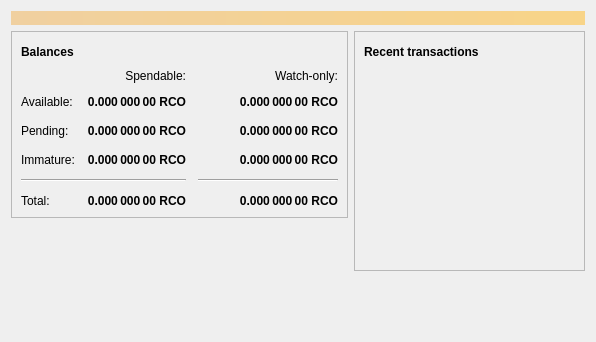
<?xml version="1.0" encoding="UTF-8"?>
<ui version="4.0">
 <class>OverviewPage</class>
 <widget class="QWidget" name="OverviewPage">
  <property name="geometry">
   <rect>
    <x>0</x>
    <y>0</y>
    <width>596</width>
    <height>342</height>
   </rect>
  </property>
  <property name="windowTitle">
   <string>Form</string>
  </property>
  <layout class="QVBoxLayout" name="topLayout">
   <item>
    <widget class="QLabel" name="labelAlerts">
     <property name="visible">
      <bool>false</bool>
     </property>
     <property name="styleSheet">
      <string notr="true">QLabel { background-color: qlineargradient(x1: 0, y1: 0, x2: 1, y2: 0, stop:0 #F0D0A0, stop:1 #F8D488); color:#000000; }</string>
     </property>
     <property name="wordWrap">
      <bool>true</bool>
     </property>
     <property name="margin">
      <number>3</number>
     </property>
     <property name="textInteractionFlags">
      <set>Qt::TextSelectableByMouse</set>
     </property>
    </widget>
   </item>
   <item>
    <layout class="QHBoxLayout" name="horizontalLayout" stretch="1,1">
     <item>
      <layout class="QVBoxLayout" name="verticalLayout_2">
       <item>
        <widget class="QFrame" name="frame">
         <property name="frameShape">
          <enum>QFrame::StyledPanel</enum>
         </property>
         <property name="frameShadow">
          <enum>QFrame::Raised</enum>
         </property>
         <layout class="QVBoxLayout" name="verticalLayout_4">
          <item>
           <layout class="QHBoxLayout" name="horizontalLayout_4">
            <item>
             <widget class="QLabel" name="label_5">
              <property name="font">
               <font>
                <weight>75</weight>
                <bold>true</bold>
               </font>
              </property>
              <property name="text">
               <string>Balances</string>
              </property>
             </widget>
            </item>
            <item>
             <widget class="QPushButton" name="labelWalletStatus">
              <property name="enabled">
               <bool>true</bool>
              </property>
              <property name="maximumSize">
               <size>
                <width>30</width>
                <height>16777215</height>
               </size>
              </property>
              <property name="toolTip">
               <string>The displayed information may be out of date. Your wallet automatically synchronizes with the Bitcoin network after a connection is established, but this process has not completed yet.</string>
              </property>
              <property name="text">
               <string/>
              </property>
              <property name="icon">
               <iconset resource="../bitcoin.qrc">
                <normaloff>:/icons/warning</normaloff>
                <disabledoff>:/icons/warning</disabledoff>:/icons/warning</iconset>
              </property>
              <property name="iconSize">
               <size>
                <width>24</width>
                <height>24</height>
               </size>
              </property>
              <property name="flat">
               <bool>true</bool>
              </property>
             </widget>
            </item>
            <item>
             <spacer name="horizontalSpacer_3">
              <property name="orientation">
               <enum>Qt::Horizontal</enum>
              </property>
              <property name="sizeHint" stdset="0">
               <size>
                <width>40</width>
                <height>20</height>
               </size>
              </property>
             </spacer>
            </item>
           </layout>
          </item>
          <item>
           <layout class="QGridLayout" name="gridLayout">
            <property name="spacing">
             <number>12</number>
            </property>
            <item row="2" column="2">
             <widget class="QLabel" name="labelWatchPending">
              <property name="font">
               <font>
                <weight>75</weight>
                <bold>true</bold>
               </font>
              </property>
              <property name="cursor">
               <cursorShape>IBeamCursor</cursorShape>
              </property>
              <property name="toolTip">
               <string>Unconfirmed transactions to watch-only addresses</string>
              </property>
              <property name="text">
               <string notr="true">0.000 000 00 RCO</string>
              </property>
              <property name="alignment">
               <set>Qt::AlignRight|Qt::AlignTrailing|Qt::AlignVCenter</set>
              </property>
              <property name="textInteractionFlags">
               <set>Qt::LinksAccessibleByMouse|Qt::TextSelectableByKeyboard|Qt::TextSelectableByMouse</set>
              </property>
             </widget>
            </item>
            <item row="2" column="1">
             <widget class="QLabel" name="labelUnconfirmed">
              <property name="font">
               <font>
                <weight>75</weight>
                <bold>true</bold>
               </font>
              </property>
              <property name="cursor">
               <cursorShape>IBeamCursor</cursorShape>
              </property>
              <property name="toolTip">
               <string>Total of transactions that have yet to be confirmed, and do not yet count toward the spendable balance</string>
              </property>
              <property name="text">
               <string notr="true">0.000 000 00 RCO</string>
              </property>
              <property name="alignment">
               <set>Qt::AlignRight|Qt::AlignTrailing|Qt::AlignVCenter</set>
              </property>
              <property name="textInteractionFlags">
               <set>Qt::LinksAccessibleByMouse|Qt::TextSelectableByKeyboard|Qt::TextSelectableByMouse</set>
              </property>
             </widget>
            </item>
            <item row="3" column="2">
             <widget class="QLabel" name="labelWatchImmature">
              <property name="font">
               <font>
                <weight>75</weight>
                <bold>true</bold>
               </font>
              </property>
              <property name="cursor">
               <cursorShape>IBeamCursor</cursorShape>
              </property>
              <property name="toolTip">
               <string>Mined balance in watch-only addresses that has not yet matured</string>
              </property>
              <property name="text">
               <string notr="true">0.000 000 00 RCO</string>
              </property>
              <property name="alignment">
               <set>Qt::AlignRight|Qt::AlignTrailing|Qt::AlignVCenter</set>
              </property>
              <property name="textInteractionFlags">
               <set>Qt::LinksAccessibleByMouse|Qt::TextSelectableByKeyboard|Qt::TextSelectableByMouse</set>
              </property>
             </widget>
            </item>
            <item row="4" column="0" colspan="2">
             <widget class="Line" name="line">
              <property name="orientation">
               <enum>Qt::Horizontal</enum>
              </property>
             </widget>
            </item>
            <item row="4" column="2">
             <widget class="Line" name="lineWatchBalance">
              <property name="sizePolicy">
               <sizepolicy hsizetype="Preferred" vsizetype="Fixed">
                <horstretch>0</horstretch>
                <verstretch>0</verstretch>
               </sizepolicy>
              </property>
              <property name="minimumSize">
               <size>
                <width>140</width>
                <height>0</height>
               </size>
              </property>
              <property name="orientation">
               <enum>Qt::Horizontal</enum>
              </property>
             </widget>
            </item>
            <item row="5" column="0">
             <widget class="QLabel" name="labelTotalText">
              <property name="text">
               <string>Total:</string>
              </property>
             </widget>
            </item>
            <item row="3" column="1">
             <widget class="QLabel" name="labelImmature">
              <property name="font">
               <font>
                <weight>75</weight>
                <bold>true</bold>
               </font>
              </property>
              <property name="cursor">
               <cursorShape>IBeamCursor</cursorShape>
              </property>
              <property name="toolTip">
               <string>Mined balance that has not yet matured</string>
              </property>
              <property name="text">
               <string notr="true">0.000 000 00 RCO</string>
              </property>
              <property name="alignment">
               <set>Qt::AlignRight|Qt::AlignTrailing|Qt::AlignVCenter</set>
              </property>
              <property name="textInteractionFlags">
               <set>Qt::LinksAccessibleByMouse|Qt::TextSelectableByKeyboard|Qt::TextSelectableByMouse</set>
              </property>
             </widget>
            </item>
            <item row="2" column="3">
             <spacer name="horizontalSpacer_2">
              <property name="orientation">
               <enum>Qt::Horizontal</enum>
              </property>
              <property name="sizeHint" stdset="0">
               <size>
                <width>40</width>
                <height>20</height>
               </size>
              </property>
             </spacer>
            </item>
            <item row="3" column="0">
             <widget class="QLabel" name="labelImmatureText">
              <property name="text">
               <string>Immature:</string>
              </property>
             </widget>
            </item>
            <item row="5" column="1">
             <widget class="QLabel" name="labelTotal">
              <property name="font">
               <font>
                <weight>75</weight>
                <bold>true</bold>
               </font>
              </property>
              <property name="cursor">
               <cursorShape>IBeamCursor</cursorShape>
              </property>
              <property name="toolTip">
               <string>Your current total balance</string>
              </property>
              <property name="text">
               <string notr="true">0.000 000 00 RCO</string>
              </property>
              <property name="alignment">
               <set>Qt::AlignRight|Qt::AlignTrailing|Qt::AlignVCenter</set>
              </property>
              <property name="textInteractionFlags">
               <set>Qt::LinksAccessibleByMouse|Qt::TextSelectableByKeyboard|Qt::TextSelectableByMouse</set>
              </property>
             </widget>
            </item>
            <item row="5" column="2">
             <widget class="QLabel" name="labelWatchTotal">
              <property name="font">
               <font>
                <weight>75</weight>
                <bold>true</bold>
               </font>
              </property>
              <property name="cursor">
               <cursorShape>IBeamCursor</cursorShape>
              </property>
              <property name="toolTip">
               <string>Current total balance in watch-only addresses</string>
              </property>
              <property name="text">
               <string notr="true">0.000 000 00 RCO</string>
              </property>
              <property name="alignment">
               <set>Qt::AlignRight|Qt::AlignTrailing|Qt::AlignVCenter</set>
              </property>
              <property name="textInteractionFlags">
               <set>Qt::LinksAccessibleByMouse|Qt::TextSelectableByKeyboard|Qt::TextSelectableByMouse</set>
              </property>
             </widget>
            </item>
            <item row="0" column="2">
             <widget class="QLabel" name="labelWatchonly">
              <property name="text">
               <string>Watch-only:</string>
              </property>
              <property name="alignment">
               <set>Qt::AlignRight|Qt::AlignTrailing|Qt::AlignVCenter</set>
              </property>
             </widget>
            </item>
            <item row="1" column="0">
             <widget class="QLabel" name="labelBalanceText">
              <property name="text">
               <string>Available:</string>
              </property>
             </widget>
            </item>
            <item row="1" column="1">
             <widget class="QLabel" name="labelBalance">
              <property name="font">
               <font>
                <weight>75</weight>
                <bold>true</bold>
               </font>
              </property>
              <property name="cursor">
               <cursorShape>IBeamCursor</cursorShape>
              </property>
              <property name="toolTip">
               <string>Your current spendable balance</string>
              </property>
              <property name="text">
               <string notr="true">0.000 000 00 RCO</string>
              </property>
              <property name="alignment">
               <set>Qt::AlignRight|Qt::AlignTrailing|Qt::AlignVCenter</set>
              </property>
              <property name="textInteractionFlags">
               <set>Qt::LinksAccessibleByMouse|Qt::TextSelectableByKeyboard|Qt::TextSelectableByMouse</set>
              </property>
             </widget>
            </item>
            <item row="1" column="2">
             <widget class="QLabel" name="labelWatchAvailable">
              <property name="font">
               <font>
                <weight>75</weight>
                <bold>true</bold>
               </font>
              </property>
              <property name="cursor">
               <cursorShape>IBeamCursor</cursorShape>
              </property>
              <property name="toolTip">
               <string>Your current balance in watch-only addresses</string>
              </property>
              <property name="text">
               <string notr="true">0.000 000 00 RCO</string>
              </property>
              <property name="alignment">
               <set>Qt::AlignRight|Qt::AlignTrailing|Qt::AlignVCenter</set>
              </property>
              <property name="textInteractionFlags">
               <set>Qt::LinksAccessibleByMouse|Qt::TextSelectableByKeyboard|Qt::TextSelectableByMouse</set>
              </property>
             </widget>
            </item>
            <item row="2" column="0">
             <widget class="QLabel" name="labelPendingText">
              <property name="text">
               <string>Pending:</string>
              </property>
             </widget>
            </item>
            <item row="0" column="1">
             <widget class="QLabel" name="labelSpendable">
              <property name="text">
               <string>Spendable:</string>
              </property>
              <property name="alignment">
               <set>Qt::AlignRight|Qt::AlignTrailing|Qt::AlignVCenter</set>
              </property>
             </widget>
            </item>
           </layout>
          </item>
         </layout>
        </widget>
       </item>
       <item>
        <spacer name="verticalSpacer">
         <property name="orientation">
          <enum>Qt::Vertical</enum>
         </property>
         <property name="sizeHint" stdset="0">
          <size>
           <width>20</width>
           <height>40</height>
          </size>
         </property>
        </spacer>
       </item>
      </layout>
     </item>
     <item>
      <layout class="QVBoxLayout" name="verticalLayout_3">
       <item>
        <widget class="QFrame" name="frame_2">
         <property name="frameShape">
          <enum>QFrame::StyledPanel</enum>
         </property>
         <property name="frameShadow">
          <enum>QFrame::Raised</enum>
         </property>
         <layout class="QVBoxLayout" name="verticalLayout">
          <item>
           <layout class="QHBoxLayout" name="horizontalLayout_2">
            <item>
             <widget class="QLabel" name="label_4">
              <property name="font">
               <font>
                <weight>75</weight>
                <bold>true</bold>
               </font>
              </property>
              <property name="text">
               <string>Recent transactions</string>
              </property>
             </widget>
            </item>
            <item>
             <widget class="QPushButton" name="labelTransactionsStatus">
              <property name="enabled">
               <bool>true</bool>
              </property>
              <property name="maximumSize">
               <size>
                <width>30</width>
                <height>16777215</height>
               </size>
              </property>
              <property name="toolTip">
               <string>The displayed information may be out of date. Your wallet automatically synchronizes with the Bitcoin network after a connection is established, but this process has not completed yet.</string>
              </property>
              <property name="text">
               <string/>
              </property>
              <property name="icon">
               <iconset resource="../bitcoin.qrc">
                <normaloff>:/icons/warning</normaloff>
                <disabledoff>:/icons/warning</disabledoff>:/icons/warning</iconset>
              </property>
              <property name="iconSize">
               <size>
                <width>24</width>
                <height>24</height>
               </size>
              </property>
              <property name="flat">
               <bool>true</bool>
              </property>
             </widget>
            </item>
            <item>
             <spacer name="horizontalSpacer">
              <property name="orientation">
               <enum>Qt::Horizontal</enum>
              </property>
              <property name="sizeHint" stdset="0">
               <size>
                <width>40</width>
                <height>20</height>
               </size>
              </property>
             </spacer>
            </item>
           </layout>
          </item>
          <item>
           <widget class="QListView" name="listTransactions">
            <property name="styleSheet">
             <string notr="true">QListView { background: transparent; }</string>
            </property>
            <property name="frameShape">
             <enum>QFrame::NoFrame</enum>
            </property>
            <property name="verticalScrollBarPolicy">
             <enum>Qt::ScrollBarAlwaysOff</enum>
            </property>
            <property name="horizontalScrollBarPolicy">
             <enum>Qt::ScrollBarAlwaysOff</enum>
            </property>
            <property name="selectionMode">
             <enum>QAbstractItemView::NoSelection</enum>
            </property>
           </widget>
          </item>
         </layout>
        </widget>
       </item>
       <item>
        <spacer name="verticalSpacer_2">
         <property name="orientation">
          <enum>Qt::Vertical</enum>
         </property>
         <property name="sizeHint" stdset="0">
          <size>
           <width>20</width>
           <height>40</height>
          </size>
         </property>
        </spacer>
       </item>
      </layout>
     </item>
    </layout>
   </item>
  </layout>
 </widget>
 <resources/>
 <connections/>
</ui>
